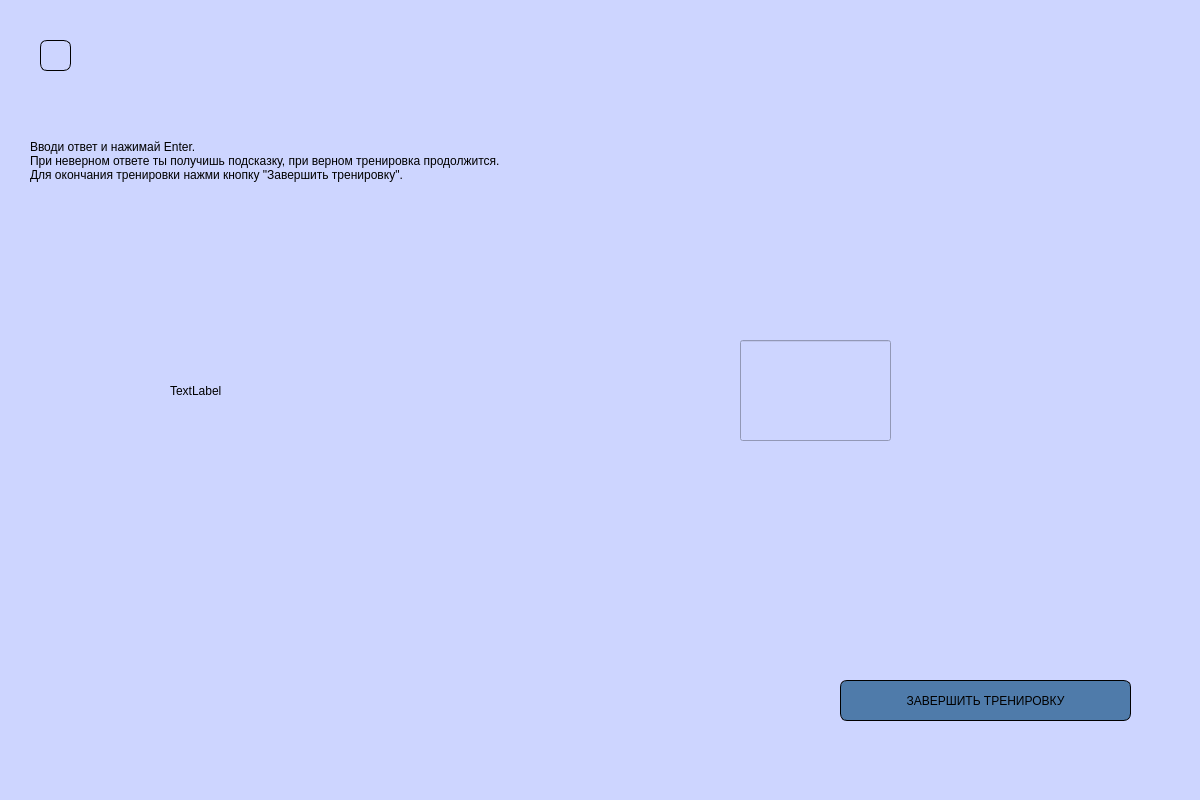
<?xml version="1.0" encoding="UTF-8"?>
<ui version="4.0">
 <class>TrainingWindow</class>
 <widget class="QMainWindow" name="TrainingWindow">
  <property name="geometry">
   <rect>
    <x>0</x>
    <y>0</y>
    <width>1200</width>
    <height>800</height>
   </rect>
  </property>
  <property name="windowTitle">
   <string>MainWindow</string>
  </property>
  <property name="styleSheet">
   <string notr="true">background-color: rgb(205, 213, 255);</string>
  </property>
  <widget class="QWidget" name="centralwidget">
   <widget class="QPushButton" name="pushbutton_menu">
    <property name="geometry">
     <rect>
      <x>40</x>
      <y>40</y>
      <width>31</width>
      <height>31</height>
     </rect>
    </property>
    <property name="styleSheet">
     <string notr="true">border-style: outset; 
border-width: 1px; 
border-radius: 7px; 
border-color: black; 
padding: 4px; </string>
    </property>
    <property name="text">
     <string/>
    </property>
   </widget>
   <widget class="QLabel" name="label">
    <property name="geometry">
     <rect>
      <x>170</x>
      <y>340</y>
      <width>431</width>
      <height>101</height>
     </rect>
    </property>
    <property name="styleSheet">
     <string notr="true">font: 87 26pt 'Segoe UI Black'; \n </string>
    </property>
    <property name="text">
     <string>TextLabel</string>
    </property>
   </widget>
   <widget class="QLineEdit" name="lineEdit">
    <property name="geometry">
     <rect>
      <x>740</x>
      <y>340</y>
      <width>151</width>
      <height>101</height>
     </rect>
    </property>
    <property name="styleSheet">
     <string notr="true">border-style: outset; 
border-width: 1px; 
border-radius: 7px; 
border-color: black; 
padding: 4px;
font: 87 26pt 'Segoe UI Black'; \n </string>
    </property>
    <property name="text">
     <string/>
    </property>
   </widget>
   <widget class="QPushButton" name="pushButton">
    <property name="geometry">
     <rect>
      <x>840</x>
      <y>680</y>
      <width>291</width>
      <height>41</height>
     </rect>
    </property>
    <property name="styleSheet">
     <string notr="true">border-style: outset; 
border-width: 1px; 
border-radius: 7px; 
border-color: black; 
padding: 4px; 
font: 87 8pt &quot;Segoe UI Black&quot;;
background-color: rgb(79, 123, 170);</string>
    </property>
    <property name="text">
     <string>ЗАВЕРШИТЬ ТРЕНИРОВКУ</string>
    </property>
   </widget>
   <widget class="QLabel" name="label_2">
    <property name="geometry">
     <rect>
      <x>30</x>
      <y>100</y>
      <width>991</width>
      <height>121</height>
     </rect>
    </property>
    <property name="styleSheet">
     <string notr="true">font: 87 12pt 'Segoe UI Grey'; \n </string>
    </property>
    <property name="text">
     <string>Вводи ответ и нажимай Enter. 
При неверном ответе ты получишь подсказку, при верном тренировка продолжится.
Для окончания тренировки нажми кнопку &quot;Завершить тренировку&quot;.</string>
    </property>
   </widget>
  </widget>
  <widget class="QMenuBar" name="menubar">
   <property name="geometry">
    <rect>
     <x>0</x>
     <y>0</y>
     <width>1200</width>
     <height>18</height>
    </rect>
   </property>
  </widget>
  <widget class="QStatusBar" name="statusbar"/>
 </widget>
 <resources/>
 <connections/>
</ui>
